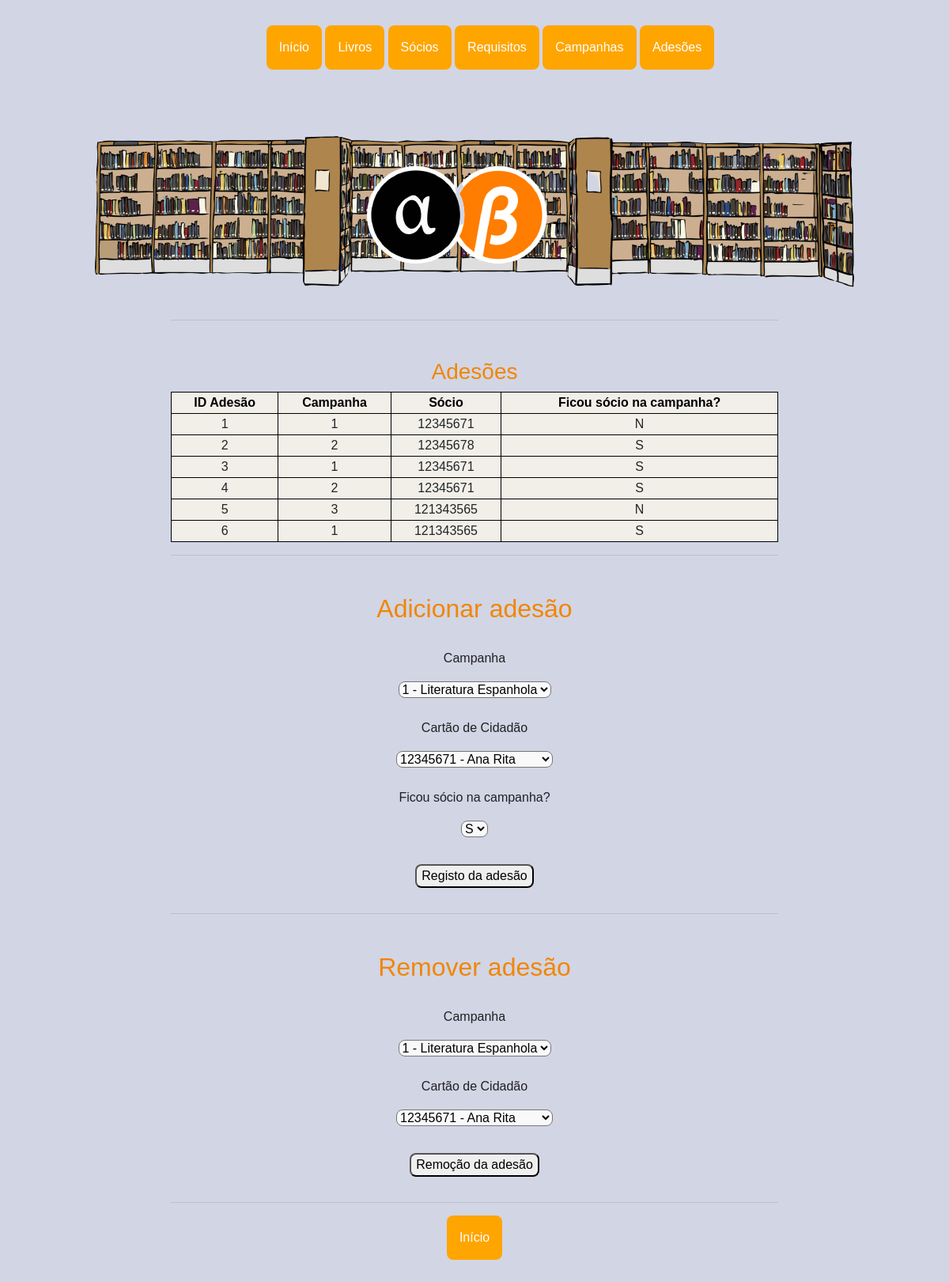
The page /socio_camp on the database as committed earlier.
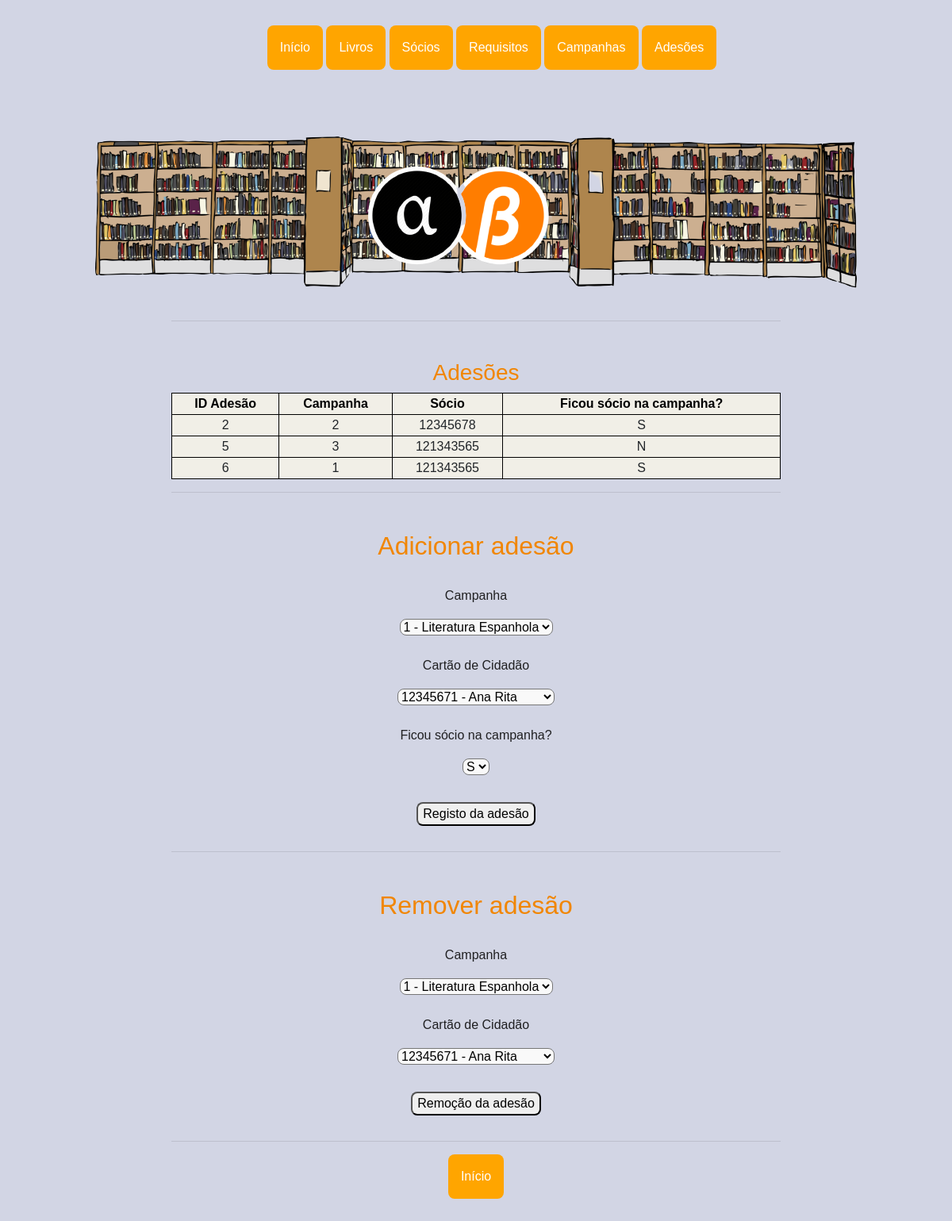
The same page on the database as committed later.
### app.py (models this page shows)
class Socio_Camp(db.Model):
    __tablename__ = 'socio_camp'
    id_sc = db.Column(db.Integer, primary_key=True)
    id_camp_sc = db.Column(db.Integer, db.ForeignKey('campanha.id_camp'))
    cc_sc = db.Column(db.Integer, db.ForeignKey('socio.cc'))
    novo = db.Column(db.String(1))

### app.py (the view)
@app.route('/socio_camp', methods=['GET'])
def socio_camp():
    campanhas = Campanha.query.all()
    socios = Socio.query.all()
    sc = Socio_Camp.query.all()
    return render_template('socio_camp.html', campanhas=campanhas, sc=sc, socios=socios)

### templates/socio_camp.html (shortened to what this page needs)
{% extends "base.html"%} {%block title %}Adesões Campanhas - Biblioteca{%endblock%} {%block pic %}<img class="bgpic"
    src="{{ url_for('static', filename = 'imgs/bb.png') }}" alt="logo" />{%endblock%} {%block content%}
<h3>Adesões</h3>
<table style="width: 100%" class="pure-table pure-table-horizontal">
    <tr>
        <th>ID Adesão</th>
        <th>Campanha</th>
        <th>Sócio</th>
        <th>Ficou sócio na campanha?</th>
    </tr>
    {% for sc in sc %}
    <tr>
        <td>{{sc.id_sc}}</td>
        <td>{{sc.id_camp_sc}}</td>
        <td>{{sc.cc_sc}}</td>
        <td>{{sc.novo}}</td>
        {% endfor %}
    </tr>
</table>
<hr />
<h2>Adicionar adesão</h2>
<form action="/socio_camp2" method="post">
    <p>Campanha</p>
    <select name="campa" id="campa">
        {% for camp in campanhas %}
        <option value="{{ camp.id_camp}}">
            {{camp.id_camp}} - {{camp.nome_camp}}
        </option>
        {% endfor %}
    </select>
    <p>Cartão de Cidadão</p>
    <select name="ccs" id="ccs">
        {% for socio in socios %}
        <option value="{{ socio.cc }}">{{socio.cc}} - {{socio.nome_soc}}</option>
        {% endfor %}
    </select>
    <p>Ficou sócio na campanha?</p>
    <select name="novo" id="novo">
        <option value="S">S</option>
    </select>
    <input type="submit" class="sub final" value="Registo da adesão" />
</form>
<hr />
<h2>Remover adesão</h2>
<form action="/del_adesao" method="post">
    <p>Campanha</p>
    <select name="campa" id="campa">
        {% for camp in campanhas %}
        <option value="{{ camp.id_camp}}">
            {{camp.id_camp}} - {{camp.nome_camp}}
        </option>
        {% endfor %}
    </select>
    <p>Cartão de Cidadão</p>
    <select name="ccs" id="ccs">
        {% for socio in socios %}
        <option value="{{ socio.cc }}">{{socio.cc}} - {{socio.nome_soc}}</option>
        {% endfor %}
    </select>
    <input type="submit" class="sub final" value="Remoção da adesão">
</form>
<hr />
<div class="dropdown">
    <li><a href="/"><button class="dropbtn botoes ">Início</button></a>
    </li>
</div>
{%endblock%}

### templates/base.html (shortened to what this page needs)
<!DOCTYPE html>
<html lang="en">
<head>
    <link rel="stylesheet" href="https://unpkg.com/purecss@2.0.3/build/pure-min.css"
>
    <link rel="stylesheet" href="https://stackpath.bootstrapcdn.com/bootstrap/4.3.1/css/bootstrap.min.css"
 />
    <link rel="stylesheet" type="text/css" href="{{ url_for('static', filename = 'styles.css') }}" />
</head>
<body>
    <header>
        <section id="nav">
            <div class="menu">
                <ul>
                    <div class="dropdown">
                        <li><a href="/"><button class="dropbtn botoes ">Início</button></a>
                        </li>
                    </div>
                    <div class="dropdown">
                        <li><button class="dropbtn botoes">Livros</button>
                        </li>
                    </div>
                    <div class="dropdown">
                        <li><button class="dropbtn botoes">Sócios</button>
                        </li>
                    </div>
                    <div class="dropdown">
                        <li><button class="dropbtn botoes">Requisitos</button>
                        </li>
                    </div>
                    <div class="dropdown">
                        <li><a href="campanhas"><button class="dropbtn botoes ">Campanhas</button></a>
                        </li>
                    </div>
                    <div class="dropdown">
                        <li><a href="socio_camp"><button class="dropbtn botoes">Adesões</button></a>
                        </li>
                    </div>
                </ul>
            </div>
        </section>
        {%block pic%} {%endblock%}
    </header>
    <main>
        <section id="cont">
            <div class="conts">
                <hr />{%block content%} {%endblock%}
            </div>
        </section>
    </main>
</body>
</html>

### static/styles.css (style rules this page uses)
*, *::before, *::after { box-sizing: border-box; }
body { background-color: #D2D5E4; margin: 0; font-family: 'Ubuntu', sans-serif; padding-top: 2rem; padding-bottom: 2rem; }
header { display: flex; flex-direction: column; width: 100%; background-color: #D2D5E4; text-align: center; padding-bottom: 1.5rem; }
form { text-align: center; width: auto; }
a { color: #e9e9fc; }
p { color: #202022; padding-top: 1.5rem; }
select { border-radius: 0.5rem; background-color: #f9f9f9; display: inline-block; }
input { border-radius: 0.5rem; }
h1, h2, h3 { color: #f18602; padding-top: 2rem; }
table, th, td { border: 1px solid black; }
table { border-collapse: collapse; border-style: none; }
th { background-color: #f1efe7; color: black; }
td { background-color: #f1efe7; }
#nav { width: auto; margin-left: 0.25rem; margin-right: 0.25rem; }
#cont { display: flex; flex-direction: column; justify-content: center; font-family: 'Ubuntu', sans-serif; max-width: 50rem; margin: 0 auto; padding: 0 1rem; }
.dropbtn { background-color: #4CAF50; color: white; padding: 16px; font-size: 16px; border: none; cursor: pointer; }
.dropdown button { background-color: #FFA500; color: white; font-size: 16px; border: none; cursor: pointer; }
.dropdown { position: relative; display: inline-block; }
.dropdown li { display: inline; }
.sub { border-radius: 0.5rem; margin: 2rem; width: auto; }
.conts { padding: 0 0 5rem 0; text-align: center; }
.botoes { border-radius: 0.5rem; width: auto; }
.bgpic { margin: auto; max-width: 50%; }
.final { display: block; margin-left: auto; margin-right: auto; }
@media only screen and (max-width: 350px),
screen and (orientation: portrait) { .bgpic { max-width: 100%; } }

Rows that differ between the two databases and show on the page:
removed Socio_Camp: id_sc "1", id_camp_sc "1", cc_sc "12345671", novo "N"
removed Socio_Camp: id_sc "3", id_camp_sc "1", cc_sc "12345671", novo "S"
removed Socio_Camp: id_sc "4", id_camp_sc "2", cc_sc "12345671", novo "S"
